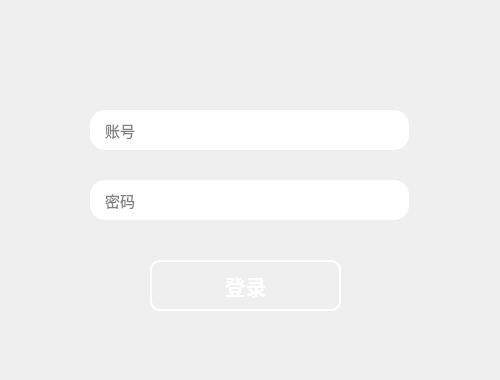
<?xml version="1.0" encoding="UTF-8"?>
<ui version="4.0">
 <class>LoginDialog</class>
 <widget class="QDialog" name="LoginDialog">
  <property name="geometry">
   <rect>
    <x>0</x>
    <y>0</y>
    <width>500</width>
    <height>380</height>
   </rect>
  </property>
  <property name="minimumSize">
   <size>
    <width>500</width>
    <height>380</height>
   </size>
  </property>
  <property name="maximumSize">
   <size>
    <width>500</width>
    <height>380</height>
   </size>
  </property>
  <property name="font">
   <font>
    <pointsize>11</pointsize>
   </font>
  </property>
  <property name="cursor">
   <cursorShape>ArrowCursor</cursorShape>
  </property>
  <property name="windowTitle">
   <string>登录myQQ</string>
  </property>
  <widget class="QLineEdit" name="password">
   <property name="geometry">
    <rect>
     <x>90</x>
     <y>180</y>
     <width>319</width>
     <height>40</height>
    </rect>
   </property>
   <property name="minimumSize">
    <size>
     <width>0</width>
     <height>35</height>
    </size>
   </property>
   <property name="styleSheet">
    <string notr="true">border-radius: 15px;
padding-left: 13px;</string>
   </property>
   <property name="echoMode">
    <enum>QLineEdit::Password</enum>
   </property>
   <property name="placeholderText">
    <string>密码</string>
   </property>
   <property name="clearButtonEnabled">
    <bool>true</bool>
   </property>
  </widget>
  <widget class="QLineEdit" name="account">
   <property name="geometry">
    <rect>
     <x>90</x>
     <y>110</y>
     <width>319</width>
     <height>40</height>
    </rect>
   </property>
   <property name="minimumSize">
    <size>
     <width>0</width>
     <height>35</height>
    </size>
   </property>
   <property name="styleSheet">
    <string notr="true">border-radius: 15px;
padding-left: 13px;</string>
   </property>
   <property name="placeholderText">
    <string>账号</string>
   </property>
   <property name="clearButtonEnabled">
    <bool>true</bool>
   </property>
  </widget>
  <widget class="QPushButton" name="login">
   <property name="geometry">
    <rect>
     <x>150</x>
     <y>260</y>
     <width>191</width>
     <height>51</height>
    </rect>
   </property>
   <property name="font">
    <font>
     <pointsize>16</pointsize>
     <weight>75</weight>
     <bold>true</bold>
    </font>
   </property>
   <property name="cursor">
    <cursorShape>PointingHandCursor</cursorShape>
   </property>
   <property name="styleSheet">
    <string notr="true">border: 2px solid #fff;
border-radius: 10px;
color: white;
background: transparent;</string>
   </property>
   <property name="text">
    <string>登录</string>
   </property>
  </widget>
 </widget>
 <layoutdefault spacing="6" margin="11"/>
 <resources/>
 <connections/>
</ui>
